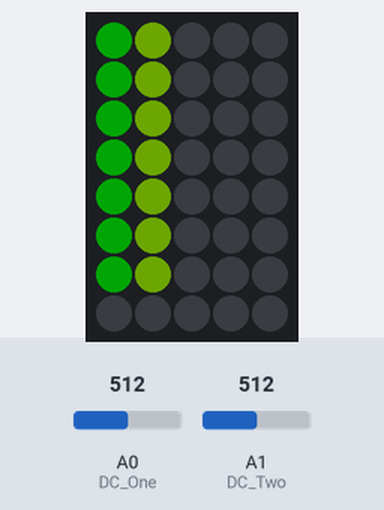
Recording of a sketch running on a simulated Arduino Uno, built with avr-gcc and run on an emulated ATmega328P. On the bench: 5×8 RGB LED matrix (first LED top left, wired row by row). Inputs (shaded band) come from the test bench; at power-on: A0 (DC_One) = 512, A1 (DC_Two) = 512. Dim RGB values are drawn brighter than linear; what the sketch prints to the serial monitor is not drawn.

Above: at 1.2 s.
1.3 s: A0 (DC_One) set to 602
2.8 s: A0 (DC_One) set to 626
At 3.8 s:
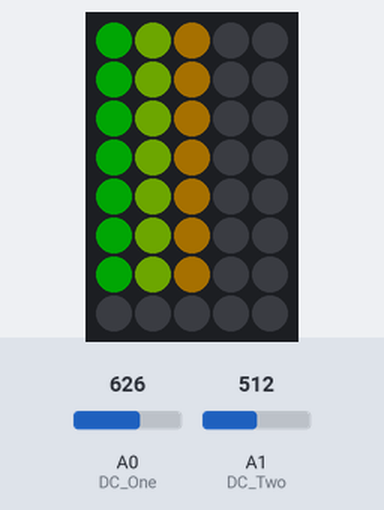
4.3 s: A1 (DC_Two) set to 807
5.8 s: A1 (DC_Two) set to 832
At 6.9 s:
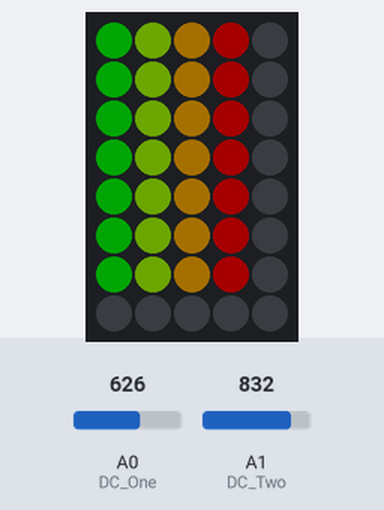
8.8 s: A1 (DC_Two) set to 1002
11.8 s: A1 (DC_Two) set to 1020
At 12.3 s:
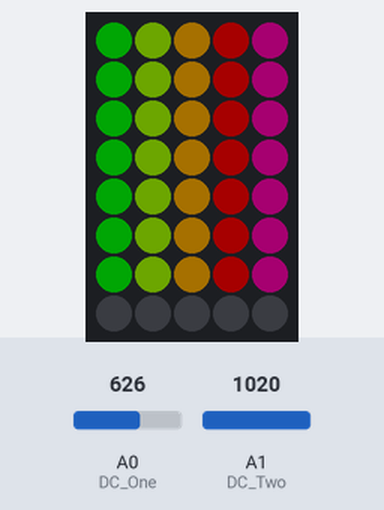
Timing chart, 0 to 14.3 s (numbered marks = the images above; inputs shaded):
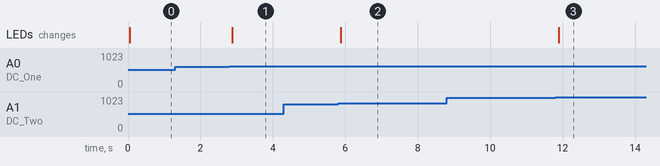

Measured:
- the behaviour switches between 611 and 612 on A0 (DC_One) (found by bisection; images 0 and 1)
- the behaviour switches between 815 and 816 on A1 (DC_Two) (found by bisection; images 1 and 2)
- the behaviour switches between 1019 and 1020 on A1 (DC_Two) (found by bisection; images 2 and 3)
- after the input at 1.3 s, every drawn part: stays the same
- after the input at 2.8 s, the LEDs: change after 0.08 s (image 1)
- after the input at 4.3 s, every drawn part: stays the same
- after the input at 5.8 s, the LEDs: change after 0.07 s (image 2)
- after the input at 8.8 s, every drawn part: stays the same
- after the input at 11.8 s, the LEDs: change after 0.09 s (image 3)

The sketch:

ProtoStax_Audio_Visualizer_Demo.ino
```cpp
// (licence header left out)
#include <Adafruit_GFX.h>
#include <Adafruit_NeoMatrix.h>
#include <Adafruit_NeoPixel.h>
#ifndef PSTR
 #define PSTR // Make Arduino Due happy
#endif

//Declare Spectrum Shield pin connections
#define STROBE 4
#define RESET 5
#define DC_One A0
#define DC_Two A1

//Define spectrum variables
int freq_amp;
int Frequencies_One[7];
int Frequencies_Two[7];

// MATRIX DECLARATION:
// Parameter 1 = width of NeoPixel matrix
// Parameter 2 = height of matrix
// Parameter 3 = pin number (most are valid)
// Parameter 4 = matrix layout flags, add together as needed:
//   NEO_MATRIX_TOP, NEO_MATRIX_BOTTOM, NEO_MATRIX_LEFT, NEO_MATRIX_RIGHT:
//     Position of the FIRST LED in the matrix; pick two, e.g.
//     NEO_MATRIX_TOP + NEO_MATRIX_LEFT for the top-left corner.
//   NEO_MATRIX_ROWS, NEO_MATRIX_COLUMNS: LEDs are arranged in horizontal
//     rows or in vertical columns, respectively; pick one or the other.
//   NEO_MATRIX_PROGRESSIVE, NEO_MATRIX_ZIGZAG: all rows/columns proceed
//     in the same order, or alternate lines reverse direction; pick one.
//   See example below for these values in action.
// Parameter 5 = pixel type flags, add together as needed:
//   NEO_KHZ800  800 KHz bitstream (most NeoPixel products w/WS2812 LEDs)
//   NEO_KHZ400  400 KHz (classic 'v1' (not v2) FLORA pixels, WS2811 drivers)
//   NEO_GRB     Pixels are wired for GRB bitstream (most NeoPixel products)
//   NEO_RGB     Pixels are wired for RGB bitstream (v1 FLORA pixels, not v2)


// Example for NeoPixel Shield used in Audio Visualizer Demo.
// In this application we'd like to use it
// as a 5x8 tall matrix, with the USB port positioned at the top of the
// Arduino.  When held that way, the first physical pixel is at the top right, and
// lines are arranged in columns, progressive order.  The shield uses
// 800 KHz (v2) pixels that expect GRB color data.
// See https://www.hackster.io/sridhar-rajagopal/rgb-matrix-audio-visualizer-with-arduino-845062
// for more details on how to choose the parameters


#define NEO_MATRIX_WIDTH 5
#define NEO_MATRIX_HEIGHT 8

#define NEOPIXEL_PIN 6 // Shield maps it to pin 6

Adafruit_NeoMatrix matrix = Adafruit_NeoMatrix(NEO_MATRIX_WIDTH, NEO_MATRIX_HEIGHT, NEOPIXEL_PIN,
  NEO_MATRIX_TOP     + NEO_MATRIX_RIGHT +
  NEO_MATRIX_COLUMNS + NEO_MATRIX_PROGRESSIVE,
  NEO_GRB            + NEO_KHZ800);

enum RANGE {
  BASS = 0,
  MID_RANGE = 1,
  TREBLE = 2,
  ALL = 3
};

enum SCHEME {
  MAGNITUDE_HUE = 0,
  MAGNITUDE_HUE_2 = 1,
  HSV_COLOR_WHEEL = 2
};

/********************Setup *************************/
void setup() {
  Serial.begin(9600);
  Serial.println("ProtoStax Audio Visualizer Demo");
  Serial.println("**************************************************");

  matrix.begin();
  matrix.setTextWrap(false);
  matrix.setBrightness(40);
  matrix.fillScreen(0);
  matrix.show();

  //Set spectrum Shield pin configurations
  pinMode(STROBE, OUTPUT);
  pinMode(RESET, OUTPUT);
  pinMode(DC_One, INPUT);
  pinMode(DC_Two, INPUT);
  digitalWrite(STROBE, HIGH);
  digitalWrite(RESET, HIGH);

  //Initialize Spectrum Analyzers
  digitalWrite(STROBE, LOW);
  delay(1);
  digitalWrite(RESET, HIGH);
  delay(1);
  digitalWrite(STROBE, HIGH);
  delay(1);
  digitalWrite(STROBE, LOW);
  delay(1);
  digitalWrite(RESET, LOW);
}


/************************** Loop*****************************/
void loop() {
  static int scheme = 0;
  while (Serial.available() > 0) {
    scheme = Serial.parseInt();
  }

  Read_Frequencies();
  Graph_Frequencies(ALL, scheme);
  // Print_Frequencies();
  delay(50);

}

int max_bass_freq = 0;
int max_mid_freq = 0;
int max_treble_freq = 0;

/*******************Pull frquencies from Spectrum Shield********************/
void Read_Frequencies(){
  max_bass_freq = 0;
  max_mid_freq = 0;
  max_treble_freq = 0;

  //Read frequencies for each band
  for (freq_amp = 0; freq_amp<7; freq_amp++)
  {
    Frequencies_One[freq_amp] = (analogRead(DC_One) + analogRead(DC_One) ) >> 1 ;
    Frequencies_Two[freq_amp] = (analogRead(DC_Two) + analogRead(DC_Two) ) >> 1;

    if (freq_amp >= 0 && freq_amp < 2) {
        if (Frequencies_One[freq_amp] > max_bass_freq)
          max_bass_freq = Frequencies_One[freq_amp];
        if (Frequencies_Two[freq_amp] > max_bass_freq)
          max_bass_freq = Frequencies_Two[freq_amp];
    }
    else if (freq_amp >= 2 && freq_amp < 5) {
        if (Frequencies_One[freq_amp] > max_mid_freq)
          max_mid_freq = Frequencies_One[freq_amp];
        if (Frequencies_Two[freq_amp] > max_mid_freq)
          max_mid_freq = Frequencies_Two[freq_amp];
    }
    else if (freq_amp >= 5 && freq_amp < 7) {
        if (Frequencies_One[freq_amp] > max_treble_freq)
          max_treble_freq = Frequencies_One[freq_amp];
        if (Frequencies_Two[freq_amp] > max_treble_freq)
          max_treble_freq = Frequencies_Two[freq_amp];
    }

    digitalWrite(STROBE, HIGH);
    digitalWrite(STROBE, LOW);
  }
}

int FREQ_DIV_FACTOR = 204;

/*******************Light LEDs based on frequencies*****************************/
void Graph_Frequencies(RANGE r, SCHEME s){
   int from = 0;
   int to = 0;

   switch(r) {
    case BASS:
      from = 0;
      to = 2;
      break;
    case MID_RANGE:
      from = 2;
      to = 5;
      break;
    case TREBLE:
      from = 5;
      to = 7;
      break;
    case ALL:
      from = 0;
      to = 7;
      break;
    default:
      break;
   }

   // Serial.print("max freq is "); Serial.println(max_freq);
   // FREQ_DIV_FACTOR = max_bass_freq/4;
   // Serial.print("FREQ_DIV_FACTOR is "); Serial.println(FREQ_DIV_FACTOR);

   static uint16_t hue = 0; //21845 22250 to -250
   uint16_t hueDelta = 200;
   hue += hueDelta;


   uint16_t bassHue = 22250;
   uint16_t midHue = 22250; //54613
   uint16_t trebleHue = 22250; //43690


   matrix.fillScreen(0);
   uint32_t rgbcolor;
   for(int row= from; row<to; row++)
   {

     int freq = (Frequencies_Two[row] > Frequencies_One[row])?Frequencies_Two[row]:Frequencies_One[row];


     int numCol = (freq/FREQ_DIV_FACTOR);
     if (numCol > 5) numCol = 5;

     for (int col = 0 ; col < numCol ; col++) {
       switch(s) {
        case MAGNITUDE_HUE:
          bassHue = 22250;
          midHue = 22250; //54613
          trebleHue = 22250; //43690
          if (row >= 0 && row < 2) {
            rgbcolor = matrix.ColorHSV(bassHue - (7416 * col) );
          } else if (row >= 2 && row < 5) {
            rgbcolor = matrix.ColorHSV(midHue - (7416 * col) );

          } else if (row >= 5 && row < 7) {
            rgbcolor = matrix.ColorHSV(trebleHue - (7416 * col) );
          }
          break;
        case MAGNITUDE_HUE_2:
          bassHue = 54613;
          midHue = 54613; //54613
          trebleHue = 54613; //43690
          if (row >= 0 && row < 2) {
            rgbcolor = matrix.ColorHSV(bassHue - (7416 * col) );
          } else if (row >= 2 && row < 5) {
            rgbcolor = matrix.ColorHSV(midHue - (7416 * col) );

          } else if (row >= 5 && row < 7) {
            rgbcolor = matrix.ColorHSV(trebleHue - (7416 * col) );
          }
          break;
        case HSV_COLOR_WHEEL:
          rgbcolor = matrix.ColorHSV(hue);
          break;
       }


        matrix.setPassThruColor(rgbcolor);
        matrix.drawPixel(col, row, (uint16_t)0); // color does not matter here
        matrix.setPassThruColor();

        //matrix.show();

     }
     matrix.show();
   }
}

// Used for debugging
void Print_Frequencies() {
  for (int i = 0; i < 7; i++) {
    Serial.print("FreqOne["); Serial.print(i); Serial.print( "]:"); Serial.println((Frequencies_One[i]/FREQ_DIV_FACTOR)%5);
    Serial.print("FreqTwo["); Serial.print(i); Serial.print( "]:"); Serial.println((Frequencies_Two[i]/FREQ_DIV_FACTOR)%5);

  }
}
```
